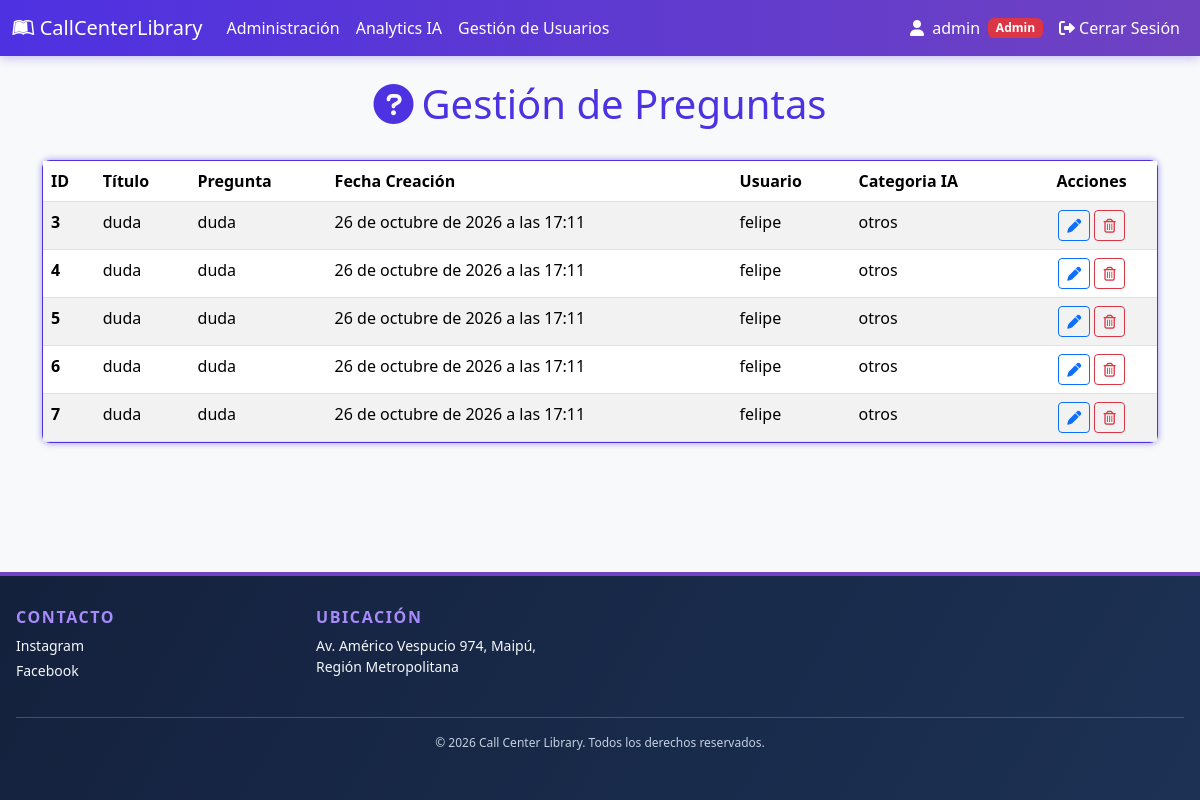
/Administracion/ (signed in), run on an earlier commit of the app's database.
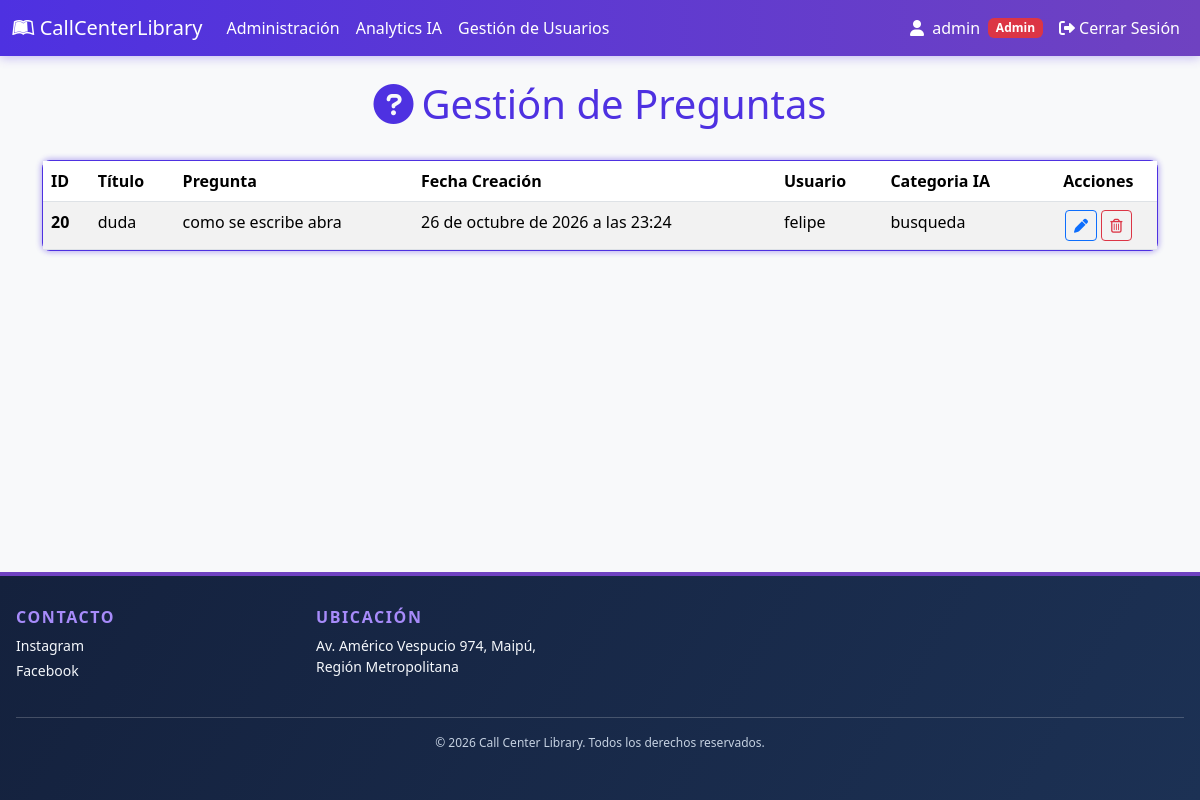
And on a later commit of the database.
### online/models.py (models this page shows, shortened)
class Usuario(AbstractBaseUser):
    nombre = models.CharField(
        verbose_name="Nombre", max_length=30, blank=True, null=True
    )
    apellido = models.CharField(
        verbose_name="Apellido", max_length=30, blank=True, null=True
    )
    rut = models.CharField(
        verbose_name="RUT", max_length=12, unique=True, blank=True, null=True
    )
    correo = models.EmailField(
        verbose_name="Correo electrónico",
        max_length=70,
        unique=True,
    )
    usuario = models.CharField(
        verbose_name="Usuario",
        max_length=50,
        unique=True,
    )
    fecha_nacimiento = models.DateField(
        verbose_name="Fecha de nacimiento", null=True, blank=True
    )
    activo = models.BooleanField(default=True)
    admin = models.BooleanField(default=False)
    tecnico = models.BooleanField(default=False)
    token = TextField(default="")
    token_hasta = DateTimeField(auto_now_add=True)
    USERNAME_FIELD = "usuario"
    REQUIRED_FIELDS = ["correo"]
    objects = UserManager()
    @property
    def is_active(self):
        return self.activo
    def __str__(self):
        return self.usuario

class Preguntas(models.Model):
    ESTADO_CHOICES = [
        ('pendiente', 'Pendiente'),
        ('en_proceso', 'En Proceso'),
        ('resuelto', 'Resuelto'),
        ('cerrado', 'Cerrado'),
    ]
    PRIORIDAD_CHOICES = [
        ('baja', 'Baja'),
        ('media', 'Media'),
        ('alta', 'Alta'),
        ('urgente', 'Urgente'),
    ]
    idPregunta = models.AutoField(primary_key=True)
    Titulo = models.CharField(max_length=60)
    Pregunta = models.TextField()
    Fecha_creacion = models.DateTimeField()
    Usuario = models.ForeignKey(Usuario, on_delete=models.CASCADE)
    categoria = models.CharField(max_length=50, blank=True, null=True)
    estado = models.CharField(max_length=20, choices=ESTADO_CHOICES, default='pendiente')
    prioridad = models.CharField(max_length=20, choices=PRIORIDAD_CHOICES, default='media')

### administracion/views.py (the view)
# urls.py: path("Administracion/", IndexAdmin, name="administracion"),
@login_required
def IndexAdmin(request: HttpRequest) -> HttpResponse:
    usuario: object = request.user
    assert isinstance(usuario, Usuario)
    es_admin: int = usuario.admin
    es_tecnico: int = usuario.tecnico
    if not es_admin and not es_tecnico:
        usuario_id: Any | None = usuario.pk
        return redirect(f"/Inicio/{usuario_id}")
    preguntas_ordenadas: QuerySet[Preguntas] = Preguntas.objects.all().order_by(
        "-Fecha_creacion"
    )
    return render(
        request       = request,
        template_name = "indexAdmin.html",
        context       = {
            "preguntas": preguntas_ordenadas,
        },
    )

### administracion/templates/indexAdmin.html (shortened to what this page needs)
{% extends "componentes/header.html" %}
{% load static %}
{% block content %}
<div class="container py-4">
    <div class="row mb-4">
        <div class="col">
            <h1 class="text-center text-purple"><i class="fas fa-question-circle me-2"></i>Gestión de Preguntas</h1>
        </div>
    </div>
    <div class="card card-purple">
        <div class="card-body p-0">
            <table class="table table-striped table-hover mb-0">
                <thead>
                    <tr>
                        <th scope="col">ID</th>
                        <th scope="col">Título</th>
                        <th scope="col">Pregunta</th>
                        <th scope="col">Fecha Creación</th>
                        <th scope="col">Usuario</th>
                        <th scope="col">Categoria IA</th>
                        <th scope="col" class="text-center">Acciones</th>
                    </tr>
                </thead>
                <tbody>
                    {% for item in preguntas %}
                    <tr>
                        <th scope="row">{{ item.idPregunta }}</th>
                        <td>{{ item.Titulo }}</td>
                        <td>{{ item.Pregunta|truncatechars:60 }}</td>
                        <td>{{ item.Fecha_creacion }}</td>
                        <td>{{ item.Usuario }}</td>
                        <td>{{ item.categoria }}</td>
                        <td class="text-center">
                            <form method="post" action="{% url 'modificar_pregunta' item.idPregunta %}" class="d-inline">
                                <button class="btn btn-sm btn-outline-primary" type="submit" title="Modificar">
                                    <i class="fa-solid fa-pen"></i>
                                </button>
                            </form>
                            <form method="post" action="{% url 'borrar_pregunta' item.idPregunta %}"
                                onsubmit="return confirm('¿Estas seguro de borrar esta Pregunta?')" class="d-inline">
                                <button class="btn btn-sm btn-outline-danger" type="submit" title="Eliminar">
                                    <i class="fa-regular fa-trash-can"></i>
                                </button>
                            </form>
                        </td>
                    </tr>
                    {% empty %}
                    <tr>
                        <td colspan="999" class="text-center py-4 text-muted">No hay preguntas para mostrar.</td>
                    </tr>
                    {% endfor %}
                </tbody>
            </table>
        </div>
    </div>
</div>
{% endblock %}

### online/templates/componentes/header.html (shortened to what this page needs)
{% load static %}
<!DOCTYPE html>
<html lang="es">
<head>
    <link rel="stylesheet" href="https://cdnjs.cloudflare.com/ajax/libs/font-awesome/6.0.0/css/all.min.css">
    <link href="https://cdn.jsdelivr.net/npm/bootstrap@5.3.8/dist/css/bootstrap.min.css" rel="stylesheet">
    <link href="{% static 'main.css'%}" rel="stylesheet">
</head>
<body>
    <nav class="navbar navbar-expand-lg">
        <div class="container-fluid">
            <a class="navbar-brand" href="{% if user.is_authenticated %}{% if user.admin or user.tecnico %}/Administracion/{% else %}/Inicio/{% endif %}{% else %}/{% endif %}">
            <i class="fa-brands fa-leanpub"></i>
                CallCenterLibrary
            </a>
            <div class="collapse navbar-collapse" id="navbar-items">
                <ul class="navbar-nav me-auto mb-2 mb-lg-0">
                    {% if user.is_authenticated %}
                        {% if user.admin or user.tecnico %}
                        <li class="nav-item">
                            <a class="nav-link" href="/Administracion/">Administración</a>
                        </li>
                        {% if user.admin %}
                        <li class="nav-item">
                            <a class="nav-link" href="{% url 'analytics_ia' %}">Analytics IA</a>
                        </li>
                        {% endif %}
                        {% if user.admin %}
                        <li class="nav-item">
                            <a class="nav-link" href="/GestionUsuarios/">Gestión de Usuarios</a>
                        </li>
                        {% endif %}
                        {% else %}
                        <li class="nav-item">
                            <a class="nav-link" href="/Inicio/">Inicio</a>
                        </li>
                        {% endif %}
                    {% else %}
                        <li class="nav-item">
                            <a class="nav-link" href="/">Inicio</a>
                        </li>
                    {% endif %}
                </ul>
                {% if user.is_authenticated %}
                    <span class="text-white me-2">
                        <i class="fas fa-user me-1"></i> {{ user.usuario }}
                    </span>
                    {% if user.admin %}
                        <span class="badge bg-danger me-2">Admin</span>
                    {% elif user.tecnico %}
                        <span class="badge bg-info me-2">Técnico</span>
                    {% endif %}
                {% endif %}
                <ul class="navbar-nav mb-2 mb-lg-0">
                    {% if user.is_authenticated %}
                        <li class="nav-item">
                            <form method="post" action="{% url 'Logout' %}" class="d-inline">
                                <button type="submit" class="btn btn-link nav-link">
                                    <i class="fas fa-sign-out-alt"></i> Cerrar Sesión
                                </button>
                            </form>
                        </li>
                    {% endif %}
                </ul>
            </div>
        </div>
    </nav>
    <main>
        {% block content %}
        {% endblock %}
    </main>
    <footer class="site-footer">
        <div class="footer-content">
            <section class="footer-section">
                <h2>Contacto</h2>
                <p>Instagram</p>
                <p>Facebook</p>
            </section>
            <section class="footer-section">
                <h2>Ubicación</h2>
                <p>Av. Américo Vespucio 974, Maipú, Región Metropolitana</p>
            </section>
            <p class="footer-copyright">© 2026 Call Center Library. Todos los derechos reservados.</p>
        </div>
    </footer>
</body>
</html>

### static/main.css (style rules this page uses)
:root { --bs-primary: #6f42c1; --bs-primary-rgb: 111, 66, 193; --bs-secondary: #764ba2; --purple-accent: #673de6; --purple-deep: #4E31E1; --purple-gradient: linear-gradient(135deg, #667eea 0%, #764ba2 100%); }
body { min-height: 100vh; background-color: #f8f9fa; display: flex; flex-direction: column; }
main { flex: 1 0 auto; width: 100%; }
.navbar { background: linear-gradient(90deg, #4E31E1 0%, #6f42c1 100%) !important; box-shadow: 0 2px 10px rgba(78, 49, 225, 0.3); }
.navbar-brand, .navbar-nav .nav-link { color: white !important; font-weight: 500; }
.text-purple { color: var(--purple-deep) !important; }
.card-purple { border: 1px solid var(--purple-deep); box-shadow: 0px 0px 5px 2px rgba(78, 49, 225, 0.3); border-radius: 8px; }
.site-footer { background: linear-gradient(120deg, #14213d 0%, #1c3154 100%); color: #f4f7fb; padding: 2rem 0; margin-top: auto; border-top: 4px solid #6f42c1; }
.footer-content { max-width: 1200px; margin: 0 auto; padding: 0 1rem; display: grid; grid-template-columns: repeat(auto-fit, minmax(250px, 1fr)); gap: 2rem; }
.footer-section h2 { color: #a78bfa; font-size: 1rem; font-weight: 700; text-transform: uppercase; letter-spacing: 0.1em; margin-bottom: 0.5rem; }
.footer-section p { margin: 0.25rem 0; font-size: 0.875rem; }
.footer-copyright { grid-column: 1 / -1; text-align: center; color: #c5d1e1; font-size: 0.75rem; padding-top: 1rem; border-top: 1px solid rgba(255, 255, 255, 0.2); }

What changed in the data, as far as the page shows it:
removed Preguntas: idPregunta "3", Titulo "duda", Pregunta "duda", Fecha_creacion "26 de octubre de 2026 a las 17:11", Usuario "felipe", categoria "otros"
removed Preguntas: idPregunta "4", Titulo "duda", Pregunta "duda", Fecha_creacion "26 de octubre de 2026 a las 17:11", Usuario "felipe", categoria "otros"
removed Preguntas: idPregunta "5", Titulo "duda", Pregunta "duda", Fecha_creacion "26 de octubre de 2026 a las 17:11", Usuario "felipe", categoria "otros"
removed Preguntas: idPregunta "6", Titulo "duda", Pregunta "duda", Fecha_creacion "26 de octubre de 2026 a las 17:11", Usuario "felipe", categoria "otros"
removed Preguntas: idPregunta "7", Titulo "duda", Pregunta "duda", Fecha_creacion "26 de octubre de 2026 a las 17:11", Usuario "felipe", categoria "otros"
added Preguntas: idPregunta "20", Titulo "duda", Pregunta "como se escribe abra", Fecha_creacion "26 de octubre de 2026 a las 23:24", Usuario "felipe", categoria "busqueda"
